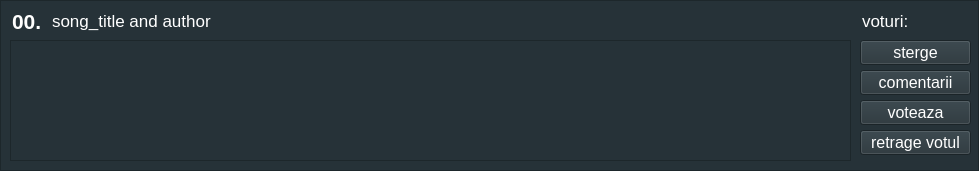
<?xml version="1.0" encoding="UTF-8"?>
<ui version="4.0">
 <class>songInfoWidget</class>
 <widget class="QWidget" name="songInfoWidget">
  <property name="geometry">
   <rect>
    <x>0</x>
    <y>0</y>
    <width>979</width>
    <height>171</height>
   </rect>
  </property>
  <property name="minimumSize">
   <size>
    <width>979</width>
    <height>162</height>
   </size>
  </property>
  <property name="windowTitle">
   <string>Form</string>
  </property>
  <property name="styleSheet">
   <string notr="true">background-color:#263238;
color:white;</string>
  </property>
  <widget class="QFrame" name="frame">
   <property name="geometry">
    <rect>
     <x>0</x>
     <y>0</y>
     <width>979</width>
     <height>171</height>
    </rect>
   </property>
   <property name="frameShape">
    <enum>QFrame::StyledPanel</enum>
   </property>
   <property name="frameShadow">
    <enum>QFrame::Raised</enum>
   </property>
   <widget class="QLineEdit" name="songPlace">
    <property name="geometry">
     <rect>
      <x>10</x>
      <y>10</y>
      <width>41</width>
      <height>21</height>
     </rect>
    </property>
    <property name="font">
     <font>
      <pointsize>16</pointsize>
      <weight>75</weight>
      <bold>true</bold>
     </font>
    </property>
    <property name="styleSheet">
     <string notr="true">border:none;border-radius:5px;</string>
    </property>
    <property name="text">
     <string>00.</string>
    </property>
    <property name="readOnly">
     <bool>true</bool>
    </property>
   </widget>
   <widget class="QTextEdit" name="songDesc">
    <property name="geometry">
     <rect>
      <x>10</x>
      <y>40</y>
      <width>841</width>
      <height>121</height>
     </rect>
    </property>
    <property name="font">
     <font>
      <pointsize>12</pointsize>
     </font>
    </property>
    <property name="styleSheet">
     <string notr="true">color:white;

a{
	text-decoration: none;
}</string>
    </property>
    <property name="readOnly">
     <bool>true</bool>
    </property>
   </widget>
   <widget class="QLineEdit" name="songTitle">
    <property name="geometry">
     <rect>
      <x>50</x>
      <y>10</y>
      <width>811</width>
      <height>21</height>
     </rect>
    </property>
    <property name="font">
     <font>
      <pointsize>13</pointsize>
      <weight>50</weight>
      <bold>false</bold>
     </font>
    </property>
    <property name="styleSheet">
     <string notr="true">border:none;border-radius:5px;</string>
    </property>
    <property name="text">
     <string>song_title and author</string>
    </property>
    <property name="readOnly">
     <bool>true</bool>
    </property>
   </widget>
   <widget class="QPushButton" name="songVoteUp">
    <property name="geometry">
     <rect>
      <x>860</x>
      <y>100</y>
      <width>111</width>
      <height>25</height>
     </rect>
    </property>
    <property name="font">
     <font>
      <pointsize>12</pointsize>
     </font>
    </property>
    <property name="cursor">
     <cursorShape>PointingHandCursor</cursorShape>
    </property>
    <property name="styleSheet">
     <string notr="true">QPushButton:disabled {
    color: black;
}

QPushButton:hover{
    background-color: rgb(46, 52, 54);
}</string>
    </property>
    <property name="text">
     <string>voteaza</string>
    </property>
   </widget>
   <widget class="QPushButton" name="songVoteDown">
    <property name="enabled">
     <bool>true</bool>
    </property>
    <property name="geometry">
     <rect>
      <x>860</x>
      <y>130</y>
      <width>111</width>
      <height>25</height>
     </rect>
    </property>
    <property name="font">
     <font>
      <pointsize>12</pointsize>
     </font>
    </property>
    <property name="cursor">
     <cursorShape>PointingHandCursor</cursorShape>
    </property>
    <property name="styleSheet">
     <string notr="true">QPushButton:disabled {
    color: black;
}

QPushButton:hover{
    background-color: rgb(46, 52, 54);
}</string>
    </property>
    <property name="text">
     <string>retrage votul</string>
    </property>
   </widget>
   <widget class="QPushButton" name="songComments">
    <property name="geometry">
     <rect>
      <x>860</x>
      <y>70</y>
      <width>111</width>
      <height>25</height>
     </rect>
    </property>
    <property name="font">
     <font>
      <pointsize>12</pointsize>
     </font>
    </property>
    <property name="cursor">
     <cursorShape>PointingHandCursor</cursorShape>
    </property>
    <property name="styleSheet">
     <string notr="true">QPushButton:disabled {
    color: black;
}

QPushButton:hover{
    background-color: rgb(46, 52, 54);
}</string>
    </property>
    <property name="text">
     <string>comentarii</string>
    </property>
   </widget>
   <widget class="QLineEdit" name="songVotes">
    <property name="geometry">
     <rect>
      <x>860</x>
      <y>10</y>
      <width>111</width>
      <height>21</height>
     </rect>
    </property>
    <property name="font">
     <font>
      <pointsize>13</pointsize>
      <weight>50</weight>
      <bold>false</bold>
     </font>
    </property>
    <property name="styleSheet">
     <string notr="true">border:none;border-radius:5px;</string>
    </property>
    <property name="text">
     <string>voturi:</string>
    </property>
    <property name="readOnly">
     <bool>true</bool>
    </property>
   </widget>
   <widget class="QPushButton" name="songDelete">
    <property name="geometry">
     <rect>
      <x>860</x>
      <y>40</y>
      <width>111</width>
      <height>25</height>
     </rect>
    </property>
    <property name="font">
     <font>
      <pointsize>12</pointsize>
     </font>
    </property>
    <property name="cursor">
     <cursorShape>PointingHandCursor</cursorShape>
    </property>
    <property name="styleSheet">
     <string notr="true">QPushButton:disabled {
    color: black;
}

QPushButton:hover{
    background-color: rgb(46, 52, 54);
}</string>
    </property>
    <property name="text">
     <string>sterge</string>
    </property>
   </widget>
  </widget>
 </widget>
 <resources/>
 <connections/>
</ui>
